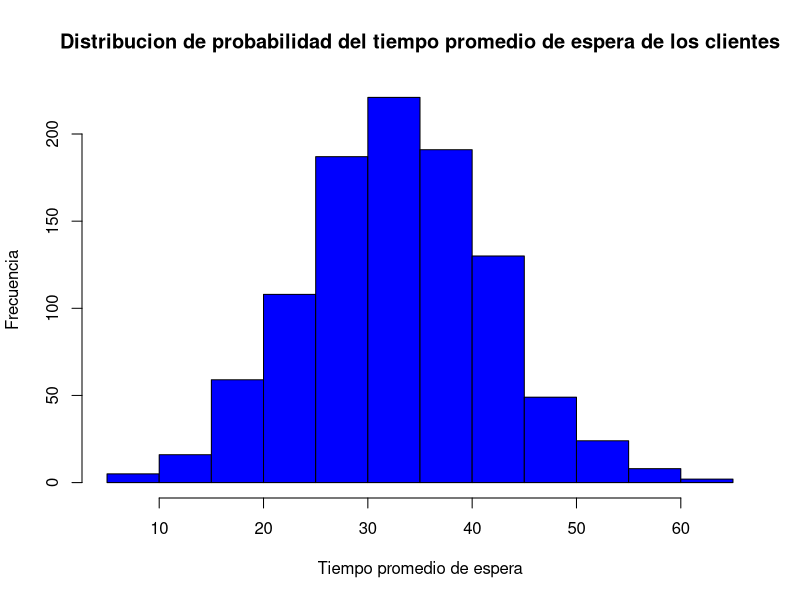

Generate this figure with R:
# Laboratorio 2 Modelo Estocastico 2024

# Fecha: 12 de junio de 2024

# Gianfranco Astorga Saco

# RUT: 20.245.673-1

# Enunciado:

# En una tienda con un unico servidor se estan tomando los tiempos entre llegada de los clientes.
# Despues de haber realizado un analisis estadistico se determino que el tiempo entre llegadas de los clientes se distribuye
# log normal con una media logaritmica de 0.2 y una desviacion estandar logaritmica de 0.3.

# Junto con lo anterior se midio el tiempo de atencion de los clientes en la caja.
# Igualmente, un analisis estadistico determino que los tiempos de atencion se distribuyen log normal
# con una media logaritmica de 0.15 y una desviacion estandar logaritmica de 0.3.

# Con esta informacion se le pide programar en R las siguientes actividades:

# 1. Determinar la hora de llegada de 1000 clientes asumiendo que los tiempos entre llegada distribuyen segun lo mencionado en el enunciado.

# Desarrollo 1:

# Se importa la libreria de distribuciones lognormales

library(MASS)

# Se definen los parametros de la distribucion lognormal de los tiempos entre llegadas

mu_tiempo_entre_llegadas = 0.2

sigma_tiempo_entre_llegadas = 0.3

# Se generan 1000 tiempos entre llegadas

tiempos_entre_llegadas = rlnorm(1000, mu_tiempo_entre_llegadas, sigma_tiempo_entre_llegadas)

# Se suman los tiempos entre llegadas para obtener la hora de llegada de los clientes

hora_llegada_clientes = cumsum(tiempos_entre_llegadas)

# Se muestran las primeras 10 horas de llegada de los clientes

print('Las primeras 10 horas de llegada de los clientes son:')
print(hora_llegada_clientes[1:10])

# 2. Determinar los tiempos de atencion de los 1000 clientes asumiendo que los tiempos de atencion distribuyen segun lo mecionado en el enunciado.

# Se definen los parametros de la distribucion lognormal de los tiempos de atencion

mu_tiempo_atencion = 0.15

sigma_tiempo_atencion = 0.3

# Se generan 1000 tiempos de atencion

tiempos_atencion = rlnorm(1000, mu_tiempo_atencion, sigma_tiempo_atencion)

# Se muestran los primeros 10 tiempos de atencion

print('Los primeros 10 tiempos de atencion son:')
print(tiempos_atencion[1:10])

# 3. Determinar el tiempo promedio de espera de los clientes para ser atendidos.

# Se calcula el tiempo de espera de los clientes

tiempo_espera = numeric(1000)

tiempo_espera[1] = 0

for(i in 2:1000){
  tiempo_espera[i] = max(0, tiempo_espera[i-1] + tiempos_entre_llegadas[i-1] - tiempos_atencion[i-1])
}

# Se calcula el tiempo promedio de espera de los clientes

tiempo_promedio_espera = mean(tiempo_espera)

# Se muestra el tiempo promedio de espera de los clientes

print(paste('El tiempo promedio de espera de los clientes es:', tiempo_promedio_espera))

# 4. Realizar 1000 replicas del sistema y determinar una distribucion de probabilidad del tiempo promedio de espera de los clientes.

# Se definen las funciones para calcular el tiempo promedio de espera de los clientes

calcular_tiempo_promedio_espera = function(){
  tiempos_entre_llegadas = rlnorm(1000, mu_tiempo_entre_llegadas, sigma_tiempo_entre_llegadas)
  tiempos_atencion = rlnorm(1000, mu_tiempo_atencion, sigma_tiempo_atencion)
  
  tiempo_espera = numeric(1000)
  tiempo_espera[1] = 0
  
  for(i in 2:1000){
    tiempo_espera[i] = max(0, tiempo_espera[i-1] + tiempos_entre_llegadas[i-1] - tiempos_atencion[i-1])
  }
  
  return(mean(tiempo_espera))
}

# Se realizan 1000 replicas del sistema

tiempos_promedio_espera = replicate(1000, calcular_tiempo_promedio_espera())

# Se muestra la distribucion de probabilidad del tiempo promedio de espera de los clientes

hist(tiempos_promedio_espera, main='Distribucion de probabilidad del tiempo promedio de espera de los clientes', xlab='Tiempo promedio de espera', ylab='Frecuencia', col='blue')
